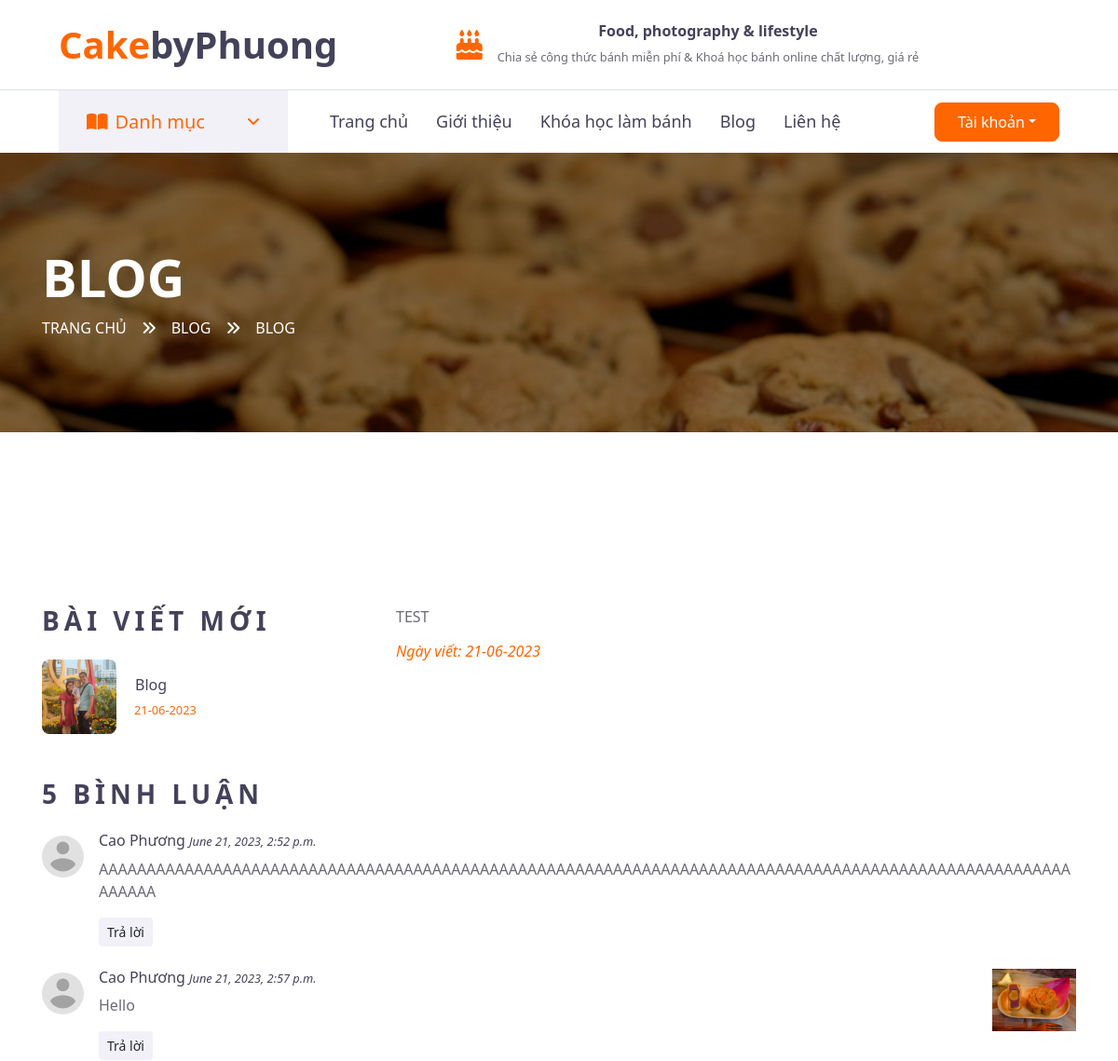
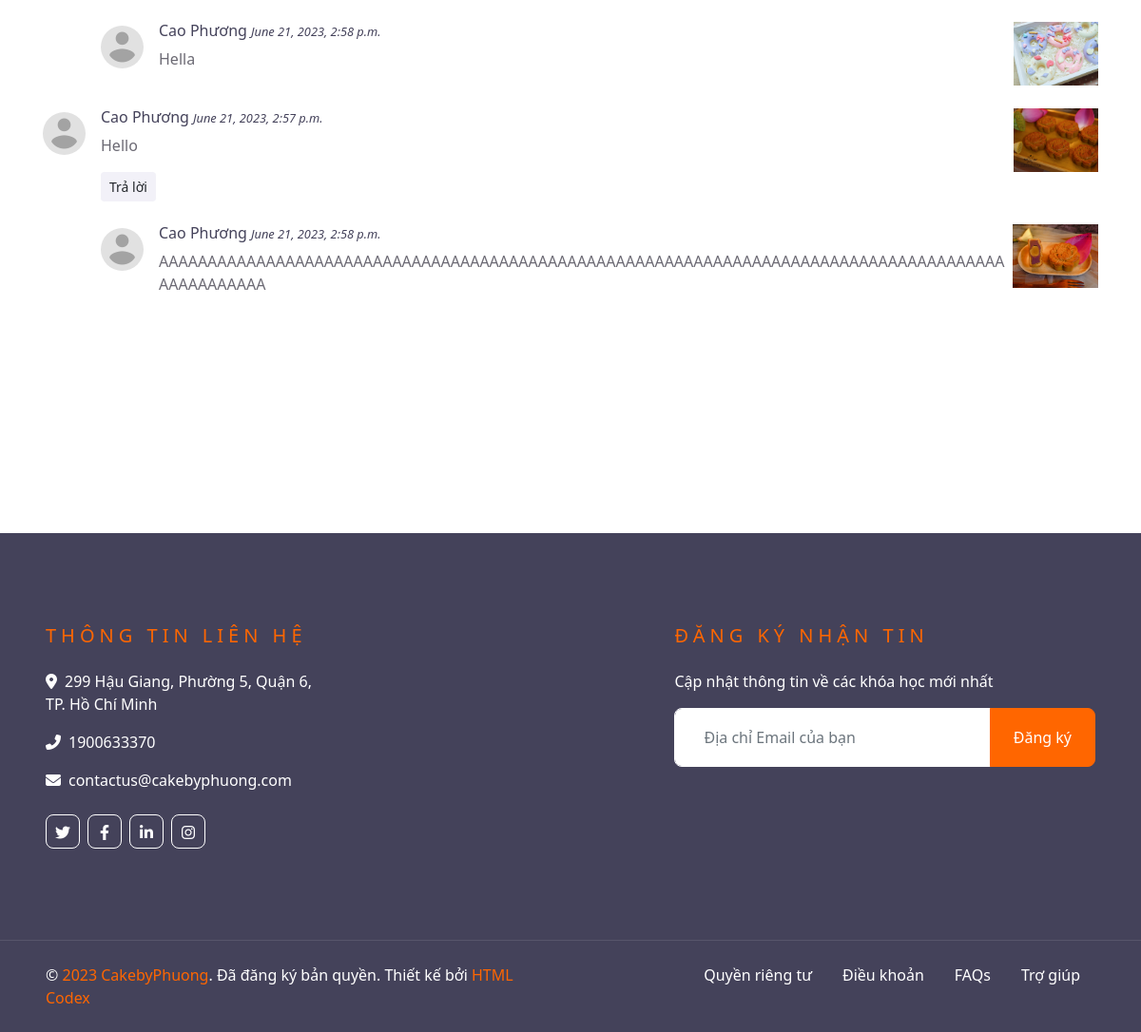
The page /tip/1/ on the database its author committed (2 pictures, top to bottom).
### classes/models.py (models this page shows, shortened)
class Blog(models.Model):
    name = models.CharField(max_length=500)
    video = models.CharField(max_length=500, null=True, blank=True)
    image_blog = models.ImageField(upload_to='store/img', default='store/img/img_coming_soon.png')
    describe = RichTextUploadingField(null=True, blank=True)
    public_day = models.DateTimeField(auto_now_add=True)
    viewed = models.IntegerField(default=0)
    class Meta:
        ordering = ('-public_day',)
        verbose_name_plural = "Blog chia sẻ mẹo"

class Blogcomment(models.Model):
    parent_comment = models.ForeignKey('self', on_delete=models.CASCADE, null=True, blank=True)
    content = models.TextField()
    created_at = models.DateTimeField(auto_now_add=True)
    blog = models.ForeignKey(Blog, on_delete=models.CASCADE)
    user = models.ForeignKey(User, on_delete=models.CASCADE)
    user_first_name = models.CharField(max_length=255, null=True, blank=True)
    user_last_name = models.CharField(max_length=255, null=True, blank=True)
    user_avatar = models.ImageField(upload_to='users/', default='user-avatar.png')
    image = models.ImageField(upload_to='comments/', null=True, blank=True)
    class Meta:
        verbose_name_plural = "Comment trong blog"

### classes/views.py (the view, shortened to what this page needs)
# urls.py: path('tip/<int:id>/', views.tip, name='tip'),
def tip(request, id):
    blog = Blog.objects.get(id=id)
    recent_blogs = Blog.objects.all()[:9]
    comments = Blogcomment.objects.filter(blog=blog, parent_comment__isnull=True)
    replys = Blogcomment.objects.filter(blog=blog, parent_comment__isnull=False)
    page = request.GET.get('page', 1)
    paginator = Paginator(comments, 10)
    commnets_pager = paginator.page(page)
    comment_number = comments.count() + replys.count()
    form = FormBlogcomment()
    return render(request, 'classes/tip.html', {
        'cats': cats,
        'blog': blog,
        'recent_blogs': recent_blogs,
        'comments': commnets_pager,
        'replys':replys,
        'form': form,
        'comment_number': comment_number,
    })

### classes/form.py
class FormBlogcomment(forms.ModelForm):
    content = forms.CharField(label="Nội dung", widget=forms.Textarea(attrs={
        'class' : 'form-control',
        'placeholder' : "Nội dung",
        'rows' : '8',
        'required' : 'required',
    }))
    image = forms.ImageField(label="Hình ảnh", required=None)
    class Meta:
        model = Blogcomment
        exclude = ('user_avatar', 'image',)

### classes/templates/classes/tip.html (shortened to what this page needs)
{% extends 'classes/base.html' %}
{% load static %}
{% block content %}
    <div class="container-fluid page-header" style="margin-bottom: 90px;">
        <div class="container">
            <div class="d-flex flex-column justify-content-center" style="min-height: 300px">
                <h3 class="display-4 text-white text-uppercase">{{ blog.name }}</h3>
                <div class="d-inline-flex text-white">
                    <p class="m-0 text-uppercase"><a class="text-white" href="{% url 'classes:index' %}">Trang chủ</a></p>
                    <i class="fa fa-angle-double-right pt-1 px-3"></i>
                    <p class="m-0 text-uppercase">Blog</p>
                    <i class="fa fa-angle-double-right pt-1 px-3"></i>
                    <p class="m-0 text-uppercase">{{ blog.name }}</p>
                </div>
            </div>
        </div>
    </div>
    <div class="container-fluid py-5">
        <div class="container py-5">
            <div class="row">
                <div class="col-lg-4 mt-5 mt-lg-0 d-none d-sm-none d-md-none d-lg-block d-xl-block">
                    <div class="mb-5">
                        <h3 class="text-uppercase mb-4" style="letter-spacing: 5px;">Bài viết mới</h3>
                        {% for blog in recent_blogs %}
                        <a class="d-flex align-items-center text-decoration-none mb-3" href="{% url 'classes:index' %}tip/{{ blog.id }}">
                            <img class="img-fluid rounded" style="width: 80px" src="{{ blog.image_blog.url }}" alt="{{ blog.name }}">
                            <div class="pl-3">
                                <h6 class="m-1">{{ blog.name }}</h6>
                                <small style="padding-left: 3px">{{ blog.public_day|date:"d-m-Y" }}</small>
                            </div>
                        </a>
                        {% endfor %}
                    </div>
                </div>
                <div class="col-lg-8">
                    <div class="mb-5">
                            <div class="ckeditor-content">
                                {{ blog.describe|safe }}
                            </div>
                        <h6 class="text-primary font-italic mb-3">Ngày viết: {{ blog.public_day|date:"d-m-Y" }}</h6>
                    </div>
                </div>
            </div>
            <div class="row">
                <div class="col-lg-12">
                    <div class="mb-5">
                        <h3 class="text-uppercase mb-4" style="letter-spacing: 5px;">{{ comment_number }} Bình luận</h3>
                        {% for comment in comments %}
                        <div class="media mb-4">
                            <img src="{{ comment.user_avatar.url }}" alt="Image" class="img-fluid rounded-circle mr-3 mt-1"
                                style="width: 45px;">
                            <div class="media-body">
                                <h6>{{ comment.user_last_name }} {{ comment.user_first_name }}  <small><i>{{ comment.created_at }}</i></small></h6>
                                <p style="overflow-wrap: anywhere">{{ comment.content }}</p>
                                <button class="btn btn-sm btn-secondary" data-toggle="collapse" data-target="#comment{{ comment.id }}">Trả lời</button>
                            </div>
                            {% if comment.image %}
                                <img src="{{ comment.image.url }}" alt="Image" class="img-fluid" style="height: 67px">
                            {% else %}
                                <div></div>
                            {% endif %}
                        </div>
                        {% for reply in replys %}
                            {% if reply.parent_comment.id == comment.id %}
                            <div class="media mb-4" style="margin-left: 61px">
                                <img src="{{ reply.user_avatar.url }}" alt="Image" class="img-fluid rounded-circle mr-3 mt-1"
                                    style="width: 45px;">
                                <div class="media-body">
                                    <h6>{{ reply.user_last_name }} {{ reply.user_first_name }}  <small><i>{{ reply.created_at }}</i></small></h6>
                                    <p style="overflow-wrap: anywhere">{{ reply.content }}</p>
                                </div>
                                {% if reply.image %}
                                    <img src="{{ reply.image.url }}" alt="Image" class="img-fluid" style="height: 67px">
                                {% else %}
                                    <div></div>
                                {% endif %}
                            </div>
                            {% endif %}
                        {% endfor %}
                        {% endfor %}
                    </div>
                </div>
            </div>
        </div>
    </div>
{% endblock content %}

### rows shown on the page
Blog: name "BLOG", image_blog (picture), name "Blog", public_day "21-06-2023", describe "TEST"
Blogcomment: user_avatar (picture), user_last_name "Cao", user_first_name "Phương", created_at "June 21, 2023, 2:52 p.m.", content "AAAAAAAAAAAAAAAAAAAAAAAAAAAAAAAAAAAAAAAAAAAAAAAAAAAAAAAAAAAAAAAAAAAAAAAAAAAAAAAAAAAAAAAAAAAAAAAAAAAAAAAAAAAA"
Blogcomment: user_avatar (picture), user_last_name "Cao", user_first_name "Phương", created_at "June 21, 2023, 2:57 p.m.", content "Hello", image (picture)
Blogcomment: user_avatar (picture), user_last_name "Cao", user_first_name "Phương", created_at "June 21, 2023, 2:58 p.m.", content "Hella", image (picture)
Blogcomment: user_avatar (picture), user_last_name "Cao", user_first_name "Phương", created_at "June 21, 2023, 2:57 p.m.", content "Hello", image (picture)
Blogcomment: user_avatar (picture), user_last_name "Cao", user_first_name "Phương", created_at "June 21, 2023, 2:58 p.m.", content "AAAAAAAAAAAAAAAAAAAAAAAAAAAAAAAAAAAAAAAAAAAAAAAAAAAAAAAAAAAAAAAAAAAAAAAAAAAAAAAAAAAAAAAAAAAAAAAAAA", image (picture)

### other values the page prints
{{ comment_number }} "5"
